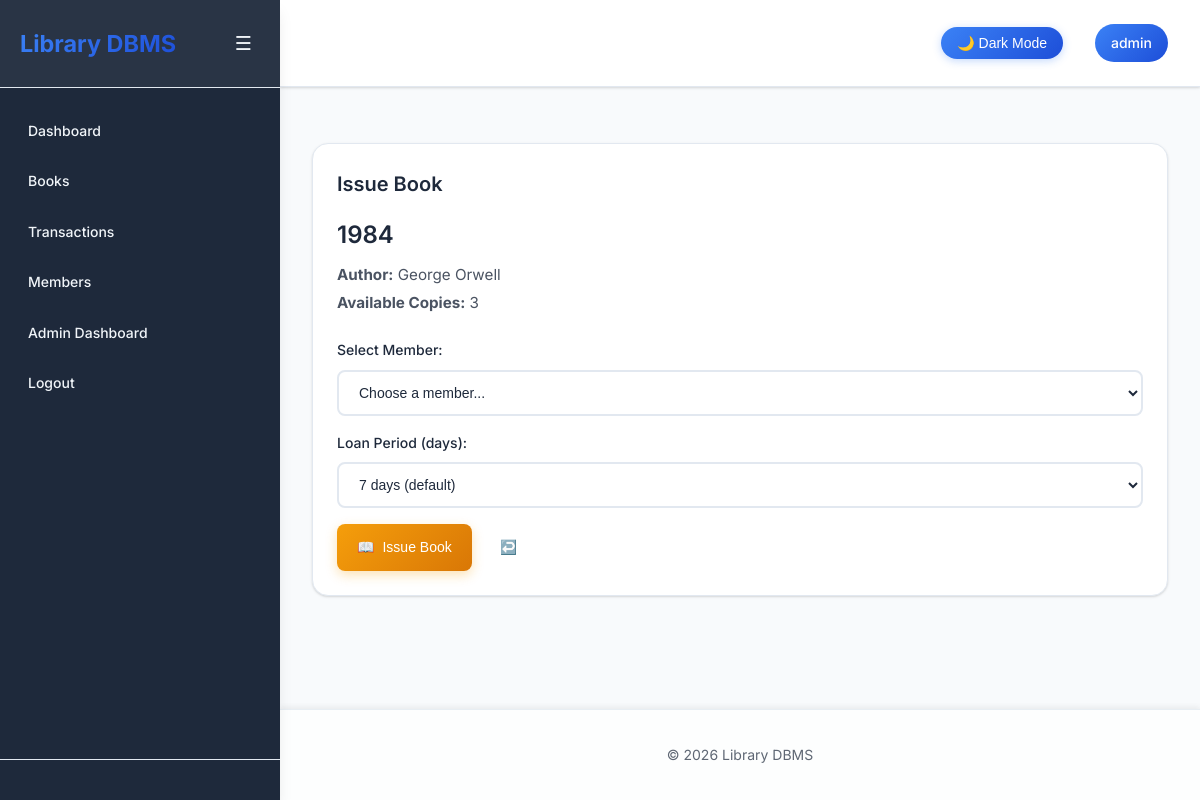
Page /books/issue/439 (signed in) on the earlier database version.
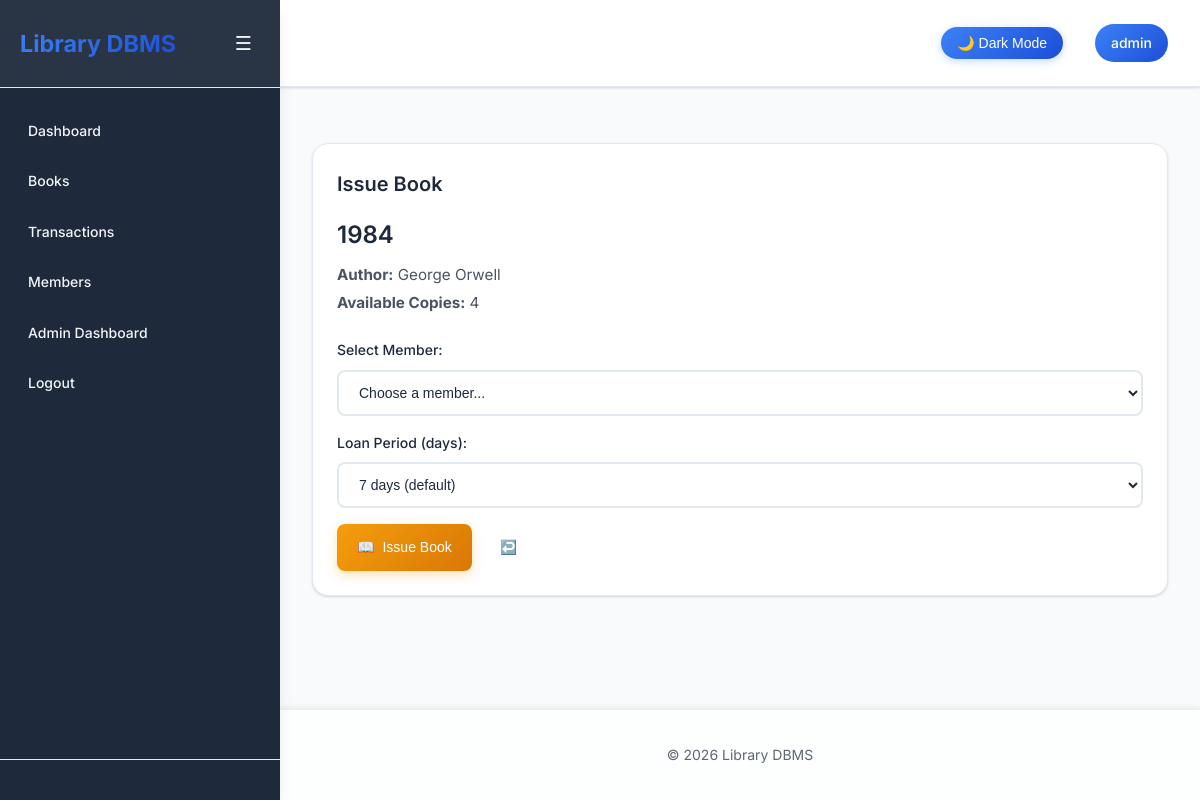
Same page on the later database version.
### tables this page shows
CREATE TABLE books_new (
            book_id INTEGER PRIMARY KEY AUTOINCREMENT,
            title TEXT NOT NULL,
            author TEXT NOT NULL,
            total_copies INTEGER DEFAULT 1,
            available_copies INTEGER DEFAULT 1,
            created_at TIMESTAMP DEFAULT CURRENT_TIMESTAMP
        , publish_year INTEGER);

### app_sqlite.py (the view, shortened to what this page needs)
@app.route("/books/issue/<int:book_id>", methods=["GET", "POST"])
@login_required
@admin_required
def issue_book(book_id):
    conn = get_db_connection()
    cursor = conn.cursor()
    cursor.execute("SELECT * FROM books_new WHERE book_id = ?", (book_id,))
    book = cursor.fetchone()
    if not book:
        conn.close()
        flash("Book not found.", "danger")
        return redirect(url_for("books"))
    cursor.execute("SELECT member_id, name FROM members ORDER BY name")
    members = cursor.fetchall()
    conn.close()
    return render_template("issue_book.html", book=book, members=members)

### app_sqlite.py (called while the page is built)
def dict_factory(cursor, row):
    d = {}
    for idx, col in enumerate(cursor.description):
        value = row[idx]
        if col[0] in ['issue_date', 'due_date', 'return_date', 'created_at'] and value:
            try:
                if isinstance(value, str):
                    if 'T' in value:
                        value = datetime.fromisoformat(value.replace('Z', '+00:00'))
                    else:
                        value = datetime.fromisoformat(value)
            except (ValueError, TypeError):
                pass  # Keep as string if conversion fails
        d[col[0]] = value
    return d

def get_db_connection():
    conn = sqlite3.connect(DATABASE)
    conn.row_factory = dict_factory
    return conn

def login_required(f):
    @wraps(f)
    def inner(*args, **kwargs):
        if "username" not in session:
            return redirect(url_for("login"))
        return f(*args, **kwargs)
    return inner

def admin_required(f):
    @wraps(f)
    def inner(*args, **kwargs):
        if session.get("role") != "admin":
            flash("Admin access required!", "danger")
            return redirect(url_for("index"))
        return f(*args, **kwargs)
    return inner

### templates/issue_book.html (shortened to what this page needs)
{% extends "base.html" %}
{% block content %}
<div class="container mt-4">
    <div class="row justify-content-center">
        <div class="col-md-8">
            <div class="card">
                <div class="card-header">
                    <h3 class="mb-0">Issue Book</h3>
                </div>
                <div class="card-body">
                    <div class="book-info mb-4">
                        <h4>{{ book.title }}</h4>
                        <p class="text-muted"><strong>Author:</strong> {{ book.author }}</p>
                        <p class="text-muted"><strong>Available Copies:</strong> {{ book.available_copies }}</p>
                    </div>
                    {% if book.available_copies > 0 %}
                    <form method="POST" action="{{ url_for('issue_book', book_id=book.book_id) }}">
                        <div class="form-group mb-3">
                            <label for="member_id" class="form-label">Select Member:</label>
                            <select name="member_id" id="member_id" class="form-control" required>
                                <option value="">Choose a member...</option>
                            </select>
                        </div>
                        <div class="form-group mb-3">
                            <label for="due_days" class="form-label">Loan Period (days):</label>
                            <select name="due_days" id="due_days" class="form-control">
                                <option value="7">7 days (default)</option>
                            </select>
                        </div>
                        <div class="d-flex gap-2">
                            <button type="submit" class="btn btn-warning">
                                <span>📖</span> Issue Book
                            </button>
                            <a href="{{ url_for('books') }}" class="btn btn-secondary">
                                <span>↩️</span> Back to Books
                            </a>
                        </div>
                    </form>
                    {% endif %}
                </div>
            </div>
        </div>
    </div>
</div>
{% endblock %}

Differences in the rows shown:
changed books_new "George Orwell": available_copies "3" → "4"
